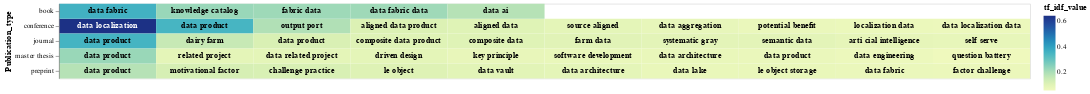

The cell this chart's notebook holds for it:
### Code cell
# Select the top terms for each PDF
top_terms_df_publication_type = result_df_tfidf_publication_type.groupby('Publication_type').head(10)

# Add a small random value to 'idf_value' for better visualization
top_terms_df_publication_type['tf_idf_value'] = top_terms_df_publication_type['tf_idf_value'] + np.random.rand(top_terms_df_publication_type.shape[0]) * 0.0001

# Create a base chart
base = alt.Chart(top_terms_df_publication_type).encode(
    x=alt.X('rank:O', axis=None),  # Use rank for x-axis
    y='Publication_type:N',
    color=alt.Color('tf_idf_value:Q', scale=alt.Scale(scheme='viridis')),
    text='top_word:N'  # Corrected column name to 'topic_word'
).transform_window(
    rank="rank()",
    sort=[alt.SortField("tf_idf_value", order="descending")],
    groupby=["Publication_type"]
)

# Create a heatmap
heatmap = base.mark_rect().encode(
    color='tf_idf_value:Q',
)

# Create text labels with conditional color
text = base.mark_text(baseline='middle',fontWeight='bold').encode(
    text='top_word:N',
    color=alt.condition(alt.datum.tf_idf_value >= 0.4, alt.value('white'), alt.value('black'))
)

# Display the heatmap and text labels
chart_publication_type = (heatmap + text).properties(width=1300)
chart_publication_type

### Figure 1 — Vega-Lite specification as saved in the notebook (floating-point values rounded to 4 significant figures)
{"config": {"view": {"continuousWidth": 300, "continuousHeight": 300}}, "layer": [{"mark": {"type": "rect"}, "encoding": {"color": {"field": "tf_idf_value", "type": "quantitative"}, "text": {"field": "top_word", "type": "nominal"}, "x": {"axis": null, "field": "rank", "type": "ordinal"}, "y": {"field": "Publication_type", "type": "nominal"}}, "transform": [{"window": [{"op": "rank", "field": "", "as": "rank"}], "groupby": ["Publication_type"], "sort": [{"field": "tf_idf_value", "order": "descending"}]}]}, {"mark": {"type": "text", "baseline": "middle", "fontWeight": "bold"}, "encoding": {"color": {"condition": {"test": "(datum.tf_idf_value >= 0.4)", "value": "white"}, "value": "black"}, "text": {"field": "top_word", "type": "nominal"}, "x": {"axis": null, "field": "rank", "type": "ordinal"}, "y": {"field": "Publication_type", "type": "nominal"}}, "transform": [{"window": [{"op": "rank", "field": "", "as": "rank"}], "groupby": ["Publication_type"], "sort": [{"field": "tf_idf_value", "order": "descending"}]}]}], "data": {"name": "data-b3abc4c0a2cf089d46570f0bc1f4eab0"}, "width": 1300, "$schema": "https://vega.github.io/schema/vega-lite/v5.17.0.json", "datasets": {"data-b3abc4c0a2cf089d46570f0bc1f4eab0": [{"Publication_type": "conference", "top_word": "data localization", "tf_idf_value": 0.6429}, {"Publication_type": "conference", "top_word": "data aggregation", "tf_idf_value": 0.0773}, {"Publication_type": "conference", "top_word": "potential benefit", "tf_idf_value": 0.06897}, {"Publication_type": "conference", "top_word": "localization data", "tf_idf_value": 0.06567}, {"Publication_type": "conference", "top_word": "data localization data", "tf_idf_value": 0.06305}, {"Publication_type": "conference", "top_word": "data product", "tf_idf_value": 0.3448}, {"Publication_type": "conference", "top_word": "output port", "tf_idf_value": 0.1898}, {"Publication_type": "conference", "top_word": "aligned data product", "tf_idf_value": 0.1118}, {"Publication_type": "conference", "top_word": "aligned data", "tf_idf_value": 0.101}, {"Publication_type": "conference", "top_word": "source aligned", "tf_idf_value": 0.08766}, {"Publication_type": "book", "top_word": "data fabric", "tf_idf_value": 0.3556}, {"Publication_type": "book", "top_word": "knowledge catalog", "tf_idf_value": 0.2247}, {"Publication_type": "book", "top_word": "fabric data", "tf_idf_value": 0.217}, {"Publication_type": "book", "top_word": "data fabric data", "tf_idf_value": 0.2148}, {"Publication_type": "book", "top_word": "data ai", "tf_idf_value": 0.1829}, {"Publication_type": "journal", "top_word": "dairy farm", "tf_idf_value": 0.1524}, {"Publication_type": "journal", "top_word": "data product", "tf_idf_value": 0.1167}, {"Publication_type": "journal", "top_word": "farm data", "tf_idf_value": 0.09712}, {"Publication_type": "journal", "top_word": "semantic data", "tf_idf_value": 0.09066}, {"Publication_type": "journal", "top_word": "arti cial intelligence", "tf_idf_value": 0.081}, {"Publication_type": "journal", "top_word": "data product", "tf_idf_value": 0.3486}, {"Publication_type": "journal", "top_word": "composite data", "tf_idf_value": 0.1011}, {"Publication_type": "journal", "top_word": "composite data product", "tf_idf_value": 0.1011}, {"Publication_type": "journal", "top_word": "systematic gray", "tf_idf_value": 0.09072}, {"Publication_type": "journal", "top_word": "self serve", "tf_idf_value": 0.07755}, {"Publication_type": "preprint", "top_word": "data product", "tf_idf_value": 0.183}, {"Publication_type": "preprint", "top_word": "motivational factor", "tf_idf_value": 0.1242}, {"Publication_type": "preprint", "top_word": "challenge practice", "tf_idf_value": 0.1192}, {"Publication_type": "preprint", "top_word": "data fabric", "tf_idf_value": 0.06921}, {"Publication_type": "preprint", "top_word": "factor challenge", "tf_idf_value": 0.06794}, {"Publication_type": "preprint", "top_word": "le object", "tf_idf_value": 0.1051}, {"Publication_type": "preprint", "top_word": "data vault", "tf_idf_value": 0.09261}, {"Publication_type": "preprint", "top_word": "data architecture", "tf_idf_value": 0.08718}, {"Publication_type": "preprint", "top_word": "data lake", "tf_idf_value": 0.07207}, {"Publication_type": "preprint", "top_word": "le object storage", "tf_idf_value": 0.07133}, {"Publication_type": "master thesis", "top_word": "data product", "tf_idf_value": 0.2235}, {"Publication_type": "master thesis", "top_word": "related project", "tf_idf_value": 0.0872}, {"Publication_type": "master thesis", "top_word": "data related project", "tf_idf_value": 0.08718}, {"Publication_type": "master thesis", "top_word": "key principle", "tf_idf_value": 0.07476}, {"Publication_type": "master thesis", "top_word": "data architecture", "tf_idf_value": 0.07207}, {"Publication_type": "master thesis", "top_word": "driven design", "tf_idf_value": 0.08649}, {"Publication_type": "master thesis", "top_word": "software development", "tf_idf_value": 0.07237}, {"Publication_type": "master thesis", "top_word": "data product", "tf_idf_value": 0.06857}, {"Publication_type": "master thesis", "top_word": "data engineering", "tf_idf_value": 0.06381}, {"Publication_type": "master thesis", "top_word": "question battery", "tf_idf_value": 0.0549}]}}
